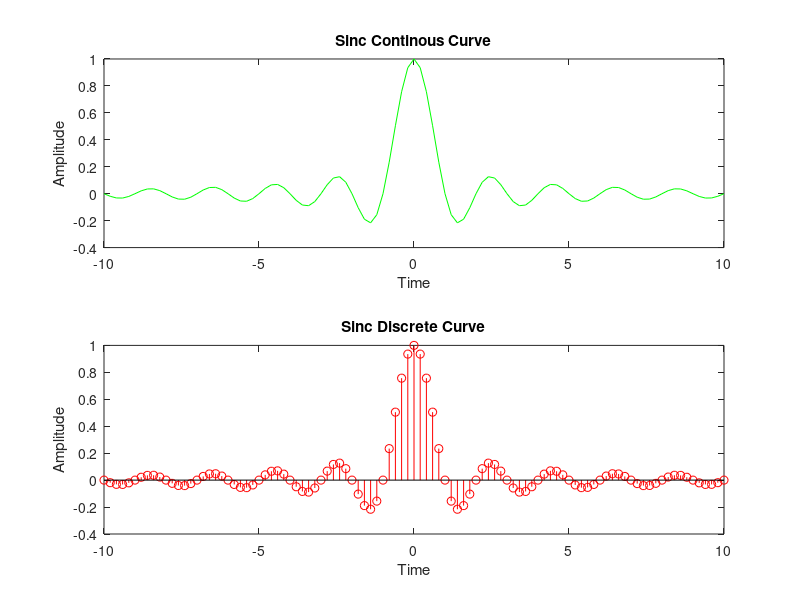

Source code (MATLAB):
clc;
clear all;
close all;
x=-10:0.2:10;
y=sinc(x);
subplot(2,1,1)
plot(x,y,'g')
title('Sinc Continous Curve')
xlabel('Time')
ylabel('Amplitude')
subplot(2,1,2)
stem(x,y,'r')
title('Sin Curve')
xlabel('Time')
ylabel('Amplitude')
title('Sinc Discrete Curve')
%axis([-10 10 -1 1])
